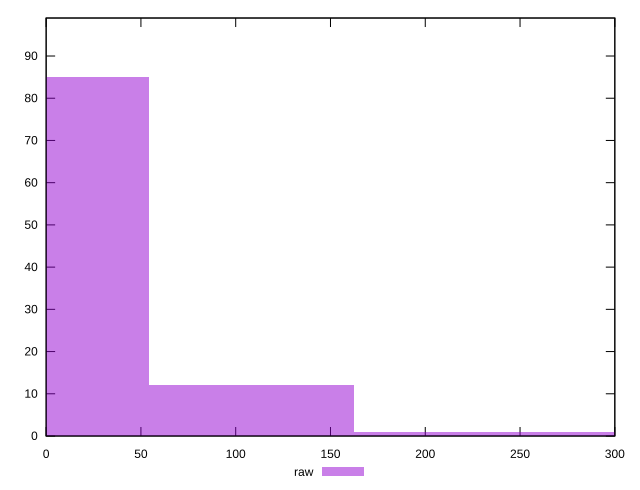

The script that saved this image:
reset

$raw <<EOF
108.43038141666342 12
0 85
216.86076283332685 1
325.2911442499903 1
EOF

set key outside below
set boxwidth 108.43038141666342
set xrange [0:300]
set yrange [0:99]
set trange [0:99]
set style fill transparent solid 0.5 noborder
set terminal svg size 640, 490 enhanced background rgb 'white'
set output "reports/report_00027_2021-02-24T12-40-31.850Z/unminified-javascript/samples/card/raw/histogram.svg"

plot $raw title "raw" with boxes

reset
